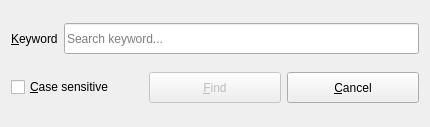
<?xml version="1.0" encoding="UTF-8"?>
<ui version="4.0">
 <class>FindDialog</class>
 <widget class="QDialog" name="FindDialog">
  <property name="geometry">
   <rect>
    <x>0</x>
    <y>0</y>
    <width>430</width>
    <height>127</height>
   </rect>
  </property>
  <property name="minimumSize">
   <size>
    <width>430</width>
    <height>127</height>
   </size>
  </property>
  <property name="maximumSize">
   <size>
    <width>430</width>
    <height>127</height>
   </size>
  </property>
  <property name="windowTitle">
   <string>Find Keyword</string>
  </property>
  <layout class="QVBoxLayout" name="verticalLayout">
   <item>
    <layout class="QHBoxLayout" name="horizontalLayout">
     <item>
      <widget class="QLabel" name="label">
       <property name="text">
        <string>&amp;Keyword</string>
       </property>
       <property name="buddy">
        <cstring>keywordLineEdit</cstring>
       </property>
      </widget>
     </item>
     <item>
      <widget class="QLineEdit" name="keywordLineEdit">
       <property name="minimumSize">
        <size>
         <width>201</width>
         <height>31</height>
        </size>
       </property>
       <property name="placeholderText">
        <string>Search keyword...</string>
       </property>
      </widget>
     </item>
    </layout>
   </item>
   <item>
    <layout class="QHBoxLayout" name="horizontalLayout_2">
     <item>
      <widget class="QCheckBox" name="csCheckBox">
       <property name="text">
        <string>&amp;Case sensitive</string>
       </property>
       <property name="checked">
        <bool>false</bool>
       </property>
      </widget>
     </item>
     <item>
      <widget class="QPushButton" name="findButton">
       <property name="enabled">
        <bool>false</bool>
       </property>
       <property name="minimumSize">
        <size>
         <width>91</width>
         <height>31</height>
        </size>
       </property>
       <property name="text">
        <string>&amp;Find</string>
       </property>
       <property name="default">
        <bool>true</bool>
       </property>
      </widget>
     </item>
     <item>
      <widget class="QPushButton" name="cancelButton">
       <property name="minimumSize">
        <size>
         <width>80</width>
         <height>31</height>
        </size>
       </property>
       <property name="text">
        <string>&amp;Cancel</string>
       </property>
      </widget>
     </item>
    </layout>
   </item>
  </layout>
 </widget>
 <resources/>
 <connections/>
</ui>
